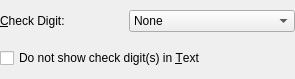
<ui version="4.0">
 <class>grpMSICheck</class>
 <widget class="QWidget" name="grpMSICheck">
  <property name="geometry">
   <rect>
    <x>0</x>
    <y>0</y>
    <width>295</width>
    <height>79</height>
   </rect>
  </property>
  <property name="maximumSize">
   <size>
    <width>600</width>
    <height>16777215</height>
   </size>
  </property>
  <property name="windowTitle">
   <string>Form</string>
  </property>
  <layout class="QVBoxLayout" name="vLayoutMSI">
   <property name="contentMargins">
    <number>0</number>
   </property>
   <property name="leftMargin">
    <number>0</number>
   </property>
   <property name="topMargin">
    <number>0</number>
   </property>
   <property name="rightMargin">
    <number>0</number>
   </property>
   <property name="bottomMargin">
    <number>0</number>
   </property>
   <item>
    <layout class="QHBoxLayout" name="hLayoutMSI">
     <item>
      <widget class="QLabel" name="lblMSICheck">
       <property name="text">
        <string>&amp;Check Digit:</string>
       </property>
       <property name="alignment">
        <set>Qt::AlignLeading|Qt::AlignLeft|Qt::AlignVCenter</set>
       </property>
       <property name="buddy">
        <cstring>cmbMSICheck</cstring>
       </property>
       <property name="toolTip">
        <string>Mod-10 uses Luhn algorithm
Mod-11 (IBM) uses IBM weightings
Mod-11 (NCR) uses NCR weightings</string>
       </property>
      </widget>
     </item>
     <item>
      <widget class="QComboBox" name="cmbMSICheck">
       <property name="toolTip">
        <string>Mod-10 uses Luhn algorithm
Mod-11 (IBM) uses IBM weightings
Mod-11 (NCR) uses NCR weightings</string>
       </property>
       <item>
        <property name="text">
         <string>None</string>
        </property>
       </item>
       <item>
        <property name="text">
         <string>Mod-10</string>
        </property>
       </item>
       <item>
        <property name="text">
         <string>Mod-10 &amp; Mod-10</string>
        </property>
       </item>
       <item>
        <property name="text">
         <string>Mod-11 (IBM)</string>
        </property>
       </item>
       <item>
        <property name="text">
         <string>Mod-11 (IBM) &amp; Mod-10</string>
        </property>
       </item>
       <item>
        <property name="text">
         <string>Mod-11 (NCR)</string>
        </property>
       </item>
       <item>
        <property name="text">
         <string>Mod-11 (NCR) &amp; Mod-10</string>
        </property>
       </item>
      </widget>
     </item>
    </layout>
   </item>
   <item>
    <widget class="QCheckBox" name="chkMSICheckText">
     <property name="text">
      <string>Do not show check digit(s) in &amp;Text</string>
     </property>
     <property name="toolTip">
      <string>Add check digit(s) but do not display
in Human Readable Text</string>
     </property>
     <property name="checked">
      <bool>false</bool>
     </property>
    </widget>
   </item>
  </layout>
 </widget>
 <resources/>
 <connections/>
</ui>
